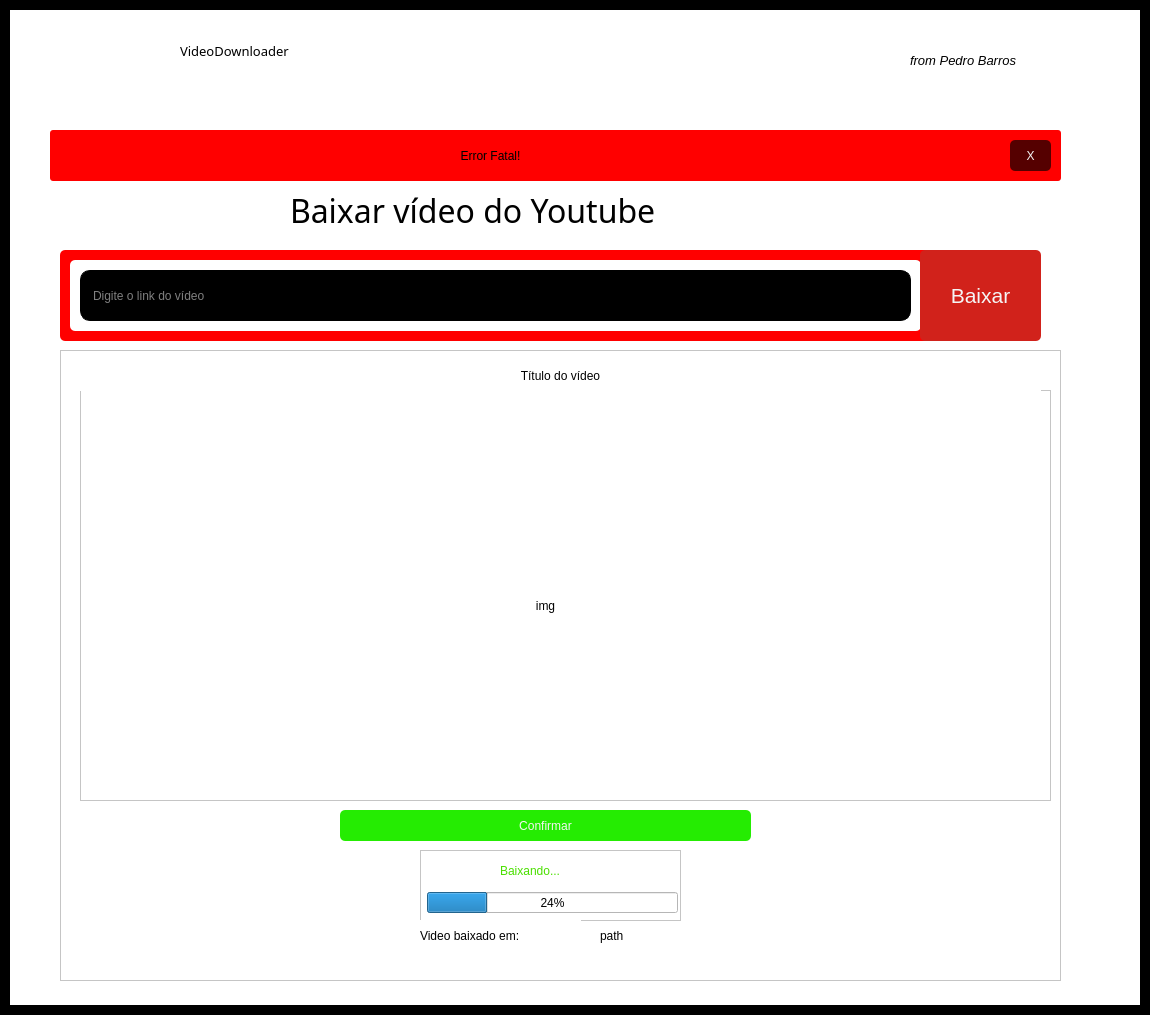
<?xml version="1.0" encoding="UTF-8"?>
<ui version="4.0">
 <class>MainWindow</class>
 <widget class="QMainWindow" name="MainWindow">
  <property name="geometry">
   <rect>
    <x>0</x>
    <y>0</y>
    <width>1150</width>
    <height>1015</height>
   </rect>
  </property>
  <property name="minimumSize">
   <size>
    <width>0</width>
    <height>0</height>
   </size>
  </property>
  <property name="sizeIncrement">
   <size>
    <width>0</width>
    <height>900</height>
   </size>
  </property>
  <property name="windowTitle">
   <string>MainWindow</string>
  </property>
  <property name="styleSheet">
   <string notr="true">background-color: rgb(255, 0, 0);</string>
  </property>
  <widget class="QWidget" name="centralwidget">
   <property name="styleSheet">
    <string notr="true">background-color: rgb(0, 0, 0);</string>
   </property>
   <layout class="QVBoxLayout" name="verticalLayout">
    <item>
     <widget class="QFrame" name="mainFrame">
      <property name="layoutDirection">
       <enum>Qt::LeftToRight</enum>
      </property>
      <property name="frameShape">
       <enum>QFrame::StyledPanel</enum>
      </property>
      <property name="frameShadow">
       <enum>QFrame::Raised</enum>
      </property>
      <layout class="QHBoxLayout" name="horizontalLayout">
       <property name="leftMargin">
        <number>0</number>
       </property>
       <property name="topMargin">
        <number>0</number>
       </property>
       <property name="rightMargin">
        <number>0</number>
       </property>
       <property name="bottomMargin">
        <number>0</number>
       </property>
       <item>
        <widget class="QFrame" name="mainFrame_2">
         <property name="minimumSize">
          <size>
           <width>1130</width>
           <height>995</height>
          </size>
         </property>
         <property name="maximumSize">
          <size>
           <width>1130</width>
           <height>995</height>
          </size>
         </property>
         <property name="layoutDirection">
          <enum>Qt::LeftToRight</enum>
         </property>
         <property name="styleSheet">
          <string notr="true">background-color: rgb(255, 255, 255);</string>
         </property>
         <property name="frameShape">
          <enum>QFrame::NoFrame</enum>
         </property>
         <property name="frameShadow">
          <enum>QFrame::Raised</enum>
         </property>
         <widget class="QLabel" name="baixarVideoDoYoutubeLabel">
          <property name="geometry">
           <rect>
            <x>280</x>
            <y>180</y>
            <width>451</width>
            <height>41</height>
           </rect>
          </property>
          <property name="font">
           <font>
            <family>Felix Titling</family>
            <pointsize>24</pointsize>
           </font>
          </property>
          <property name="text">
           <string>Baixar vídeo do Youtube</string>
          </property>
         </widget>
         <widget class="QFrame" name="inputLinkColorFrame">
          <property name="geometry">
           <rect>
            <x>50</x>
            <y>240</y>
            <width>871</width>
            <height>91</height>
           </rect>
          </property>
          <property name="styleSheet">
           <string notr="true">QFrame{
	border-radius: 5px;
	background-color: rgb(255, 0, 0);
}</string>
          </property>
          <property name="frameShape">
           <enum>QFrame::NoFrame</enum>
          </property>
          <property name="frameShadow">
           <enum>QFrame::Raised</enum>
          </property>
          <widget class="QFrame" name="inputLinkFrame">
           <property name="geometry">
            <rect>
             <x>10</x>
             <y>10</y>
             <width>851</width>
             <height>71</height>
            </rect>
           </property>
           <property name="styleSheet">
            <string notr="true">QFrame{
	border-radius: 5px;
	background-color: rgb(255, 255, 255);
}</string>
           </property>
           <property name="frameShape">
            <enum>QFrame::NoFrame</enum>
           </property>
           <property name="frameShadow">
            <enum>QFrame::Raised</enum>
           </property>
           <widget class="QLineEdit" name="inputLineEdit">
            <property name="geometry">
             <rect>
              <x>10</x>
              <y>10</y>
              <width>831</width>
              <height>51</height>
             </rect>
            </property>
            <property name="styleSheet">
             <string notr="true">QLineEdit {
	font: 14pt &quot;Arial&quot;;
	color: rgb(255, 255, 255);
	border: 1px solid rgb(0, 0, 0);
	border-radius: 10px;
	padding: 10px;
	background-color: rgb(0, 0, 0)
}
</string>
            </property>
            <property name="placeholderText">
             <string>Digite o link do vídeo</string>
            </property>
           </widget>
          </widget>
         </widget>
         <widget class="QPushButton" name="downloadButton">
          <property name="geometry">
           <rect>
            <x>910</x>
            <y>240</y>
            <width>121</width>
            <height>91</height>
           </rect>
          </property>
          <property name="font">
           <font>
            <family>Arial</family>
            <pointsize>16</pointsize>
            <weight>9</weight>
            <italic>false</italic>
            <bold>false</bold>
           </font>
          </property>
          <property name="styleSheet">
           <string notr="true">QPushButton{
	background-color: rgb(209, 34, 27);
	color: rgb(245, 245, 245);
	border-radius: 5px;
	font: 75 16pt &quot;Arial&quot;;
}
QPushButton:hover{
	background-color: rgb(255, 80, 80);
	color: rgb(245, 245, 245);
	border-radius: 5px;
	font: 75 16pt &quot;Arial&quot;;
}
QPushButton:pressed{
	background-color: rgb(170, 0, 0);
	color: rgb(245, 245, 245);
	border-radius: 5px;
	font: 75 16pt &quot;Arial&quot;;
}</string>
          </property>
          <property name="text">
           <string>Baixar</string>
          </property>
         </widget>
         <widget class="QLabel" name="arrowIconLabel">
          <property name="geometry">
           <rect>
            <x>740</x>
            <y>170</y>
            <width>61</width>
            <height>61</height>
           </rect>
          </property>
          <property name="styleSheet">
           <string notr="true">QFrame (
	border: 10px solid
)</string>
          </property>
          <property name="text">
           <string/>
          </property>
          <property name="pixmap">
           <pixmap>arrowIcon.png</pixmap>
          </property>
         </widget>
         <widget class="QFrame" name="errorFrame">
          <property name="geometry">
           <rect>
            <x>40</x>
            <y>120</y>
            <width>1011</width>
            <height>51</height>
           </rect>
          </property>
          <property name="styleSheet">
           <string notr="true">QFrame{
	border-radius: 3px;
	background-color: rgb(255, 0, 0);
}</string>
          </property>
          <property name="frameShape">
           <enum>QFrame::StyledPanel</enum>
          </property>
          <property name="frameShadow">
           <enum>QFrame::Raised</enum>
          </property>
          <widget class="QLabel" name="errorLabel">
           <property name="geometry">
            <rect>
             <x>10</x>
             <y>10</y>
             <width>861</width>
             <height>31</height>
            </rect>
           </property>
           <property name="styleSheet">
            <string notr="true">color: rgb(0, 0, 0);
font: 87 14pt &quot;Arial Black&quot;;</string>
           </property>
           <property name="text">
            <string>Error Fatal!</string>
           </property>
           <property name="alignment">
            <set>Qt::AlignCenter</set>
           </property>
          </widget>
          <widget class="QPushButton" name="closeErrorPopUpPushButton">
           <property name="geometry">
            <rect>
             <x>960</x>
             <y>10</y>
             <width>41</width>
             <height>31</height>
            </rect>
           </property>
           <property name="styleSheet">
            <string notr="true">QPushButton{
	background-color: rgb(85, 0, 0);
	color: rgb(245, 245, 245);
	border-radius: 5px;
	font: 75 10pt &quot;Arial&quot;;
}
QPushButton:hover{
	background-color: rgb(118, 0, 0);
	color: rgb(245, 245, 245);
	border-radius: 5px;
	font: 87 11pt &quot;Arial&quot;;
}
QPushButton:pressed{
	background-color: rgb(85, 0, 0);
	color: rgb(245, 245, 245);
	border-radius: 5px;
	font: 75 10pt &quot;Arial&quot;;
}</string>
           </property>
           <property name="text">
            <string>X</string>
           </property>
          </widget>
         </widget>
         <widget class="QFrame" name="confirmationFrame">
          <property name="geometry">
           <rect>
            <x>50</x>
            <y>340</y>
            <width>1001</width>
            <height>631</height>
           </rect>
          </property>
          <property name="frameShape">
           <enum>QFrame::StyledPanel</enum>
          </property>
          <property name="frameShadow">
           <enum>QFrame::Raised</enum>
          </property>
          <widget class="QFrame" name="downloadingFrame">
           <property name="geometry">
            <rect>
             <x>360</x>
             <y>500</y>
             <width>261</width>
             <height>71</height>
            </rect>
           </property>
           <property name="frameShape">
            <enum>QFrame::StyledPanel</enum>
           </property>
           <property name="frameShadow">
            <enum>QFrame::Raised</enum>
           </property>
           <widget class="QLabel" name="baixandoLabel">
            <property name="geometry">
             <rect>
              <x>80</x>
              <y>10</y>
              <width>111</width>
              <height>21</height>
             </rect>
            </property>
            <property name="styleSheet">
             <string notr="true">font: 14pt &quot;Arial&quot;;
color: rgb(74, 223, 0);</string>
            </property>
            <property name="text">
             <string>Baixando...</string>
            </property>
           </widget>
           <widget class="QProgressBar" name="downloadingProgressBar">
            <property name="geometry">
             <rect>
              <x>7</x>
              <y>42</y>
              <width>251</width>
              <height>21</height>
             </rect>
            </property>
            <property name="value">
             <number>24</number>
            </property>
           </widget>
          </widget>
          <widget class="QLabel" name="videoTitleLabel_2">
           <property name="geometry">
            <rect>
             <x>20</x>
             <y>10</y>
             <width>961</width>
             <height>31</height>
            </rect>
           </property>
           <property name="styleSheet">
            <string notr="true">font: 14pt &quot;Arial&quot;;</string>
           </property>
           <property name="text">
            <string>Título do vídeo</string>
           </property>
           <property name="textFormat">
            <enum>Qt::AutoText</enum>
           </property>
           <property name="scaledContents">
            <bool>false</bool>
           </property>
           <property name="alignment">
            <set>Qt::AlignCenter</set>
           </property>
           <property name="indent">
            <number>-1</number>
           </property>
          </widget>
          <widget class="QFrame" name="thumbnailFrame">
           <property name="geometry">
            <rect>
             <x>20</x>
             <y>40</y>
             <width>971</width>
             <height>411</height>
            </rect>
           </property>
           <property name="frameShape">
            <enum>QFrame::StyledPanel</enum>
           </property>
           <property name="frameShadow">
            <enum>QFrame::Raised</enum>
           </property>
           <widget class="QLabel" name="thumbnailLabel">
            <property name="geometry">
             <rect>
              <x>130</x>
              <y>60</y>
              <width>671</width>
              <height>311</height>
             </rect>
            </property>
            <property name="text">
             <string>img</string>
            </property>
            <property name="alignment">
             <set>Qt::AlignCenter</set>
            </property>
           </widget>
          </widget>
          <widget class="QLabel" name="videoBaixadoEmLabel">
           <property name="geometry">
            <rect>
             <x>360</x>
             <y>570</y>
             <width>161</width>
             <height>31</height>
            </rect>
           </property>
           <property name="styleSheet">
            <string notr="true">font: 14pt &quot;Arial&quot;;</string>
           </property>
           <property name="text">
            <string>Video baixado em:</string>
           </property>
          </widget>
          <widget class="QLabel" name="pathLabel">
           <property name="geometry">
            <rect>
             <x>540</x>
             <y>570</y>
             <width>441</width>
             <height>31</height>
            </rect>
           </property>
           <property name="styleSheet">
            <string notr="true">font: 14pt &quot;Arial&quot;;</string>
           </property>
           <property name="text">
            <string>path</string>
           </property>
          </widget>
          <widget class="QPushButton" name="confirmPushButton">
           <property name="geometry">
            <rect>
             <x>280</x>
             <y>460</y>
             <width>411</width>
             <height>31</height>
            </rect>
           </property>
           <property name="styleSheet">
            <string notr="true">QPushButton{
	background-color: rgb(37, 236, 2);
	color: rgb(245, 245, 245);
	border-radius: 5px;
	font: 75 14pt &quot;Arial&quot;;
}
QPushButton:hover{
	background-color: rgb(0, 255, 0);
	color: rgb(245, 245, 245);
	border-radius: 5px;
	font: 75 14pt &quot;Arial&quot;;
}
QPushButton:pressed{
	background-color: rgb(37, 236, 2);
	color: rgb(245, 245, 245);
	border-radius: 5px;
	font: 75 14pt &quot;Arial&quot;;
}
</string>
           </property>
           <property name="text">
            <string>Confirmar</string>
           </property>
          </widget>
          <zorder>pathLabel</zorder>
          <zorder>downloadingFrame</zorder>
          <zorder>thumbnailFrame</zorder>
          <zorder>confirmPushButton</zorder>
          <zorder>videoTitleLabel_2</zorder>
          <zorder>videoBaixadoEmLabel</zorder>
         </widget>
         <widget class="QFrame" name="titleFrame">
          <property name="geometry">
           <rect>
            <x>20</x>
            <y>20</y>
            <width>1021</width>
            <height>50</height>
           </rect>
          </property>
          <property name="minimumSize">
           <size>
            <width>1021</width>
            <height>50</height>
           </size>
          </property>
          <property name="maximumSize">
           <size>
            <width>1021</width>
            <height>40</height>
           </size>
          </property>
          <property name="styleSheet">
           <string notr="true">background-color: rgb(255, 255, 255);</string>
          </property>
          <property name="frameShape">
           <enum>QFrame::NoFrame</enum>
          </property>
          <property name="frameShadow">
           <enum>QFrame::Raised</enum>
          </property>
          <widget class="QLabel" name="titleLabel">
           <property name="geometry">
            <rect>
             <x>150</x>
             <y>0</y>
             <width>291</width>
             <height>41</height>
            </rect>
           </property>
           <property name="font">
            <font>
             <family>Gadugi</family>
             <pointsize>10</pointsize>
             <weight>50</weight>
             <italic>false</italic>
             <bold>false</bold>
            </font>
           </property>
           <property name="styleSheet">
            <string notr="true">font: 10pt &quot;Gadugi&quot;;</string>
           </property>
           <property name="text">
            <string>VideoDownloader</string>
           </property>
          </widget>
          <widget class="QLabel" name="creditsLabel">
           <property name="geometry">
            <rect>
             <x>880</x>
             <y>20</y>
             <width>111</width>
             <height>21</height>
            </rect>
           </property>
           <property name="font">
            <font>
             <family>Arial</family>
             <pointsize>10</pointsize>
             <italic>true</italic>
            </font>
           </property>
           <property name="text">
            <string>from Pedro Barros</string>
           </property>
          </widget>
         </widget>
         <zorder>arrowIconLabel</zorder>
         <zorder>inputLinkColorFrame</zorder>
         <zorder>baixarVideoDoYoutubeLabel</zorder>
         <zorder>downloadButton</zorder>
         <zorder>confirmationFrame</zorder>
         <zorder>errorFrame</zorder>
         <zorder>titleFrame</zorder>
        </widget>
       </item>
      </layout>
     </widget>
    </item>
   </layout>
  </widget>
 </widget>
 <resources/>
 <connections/>
</ui>
